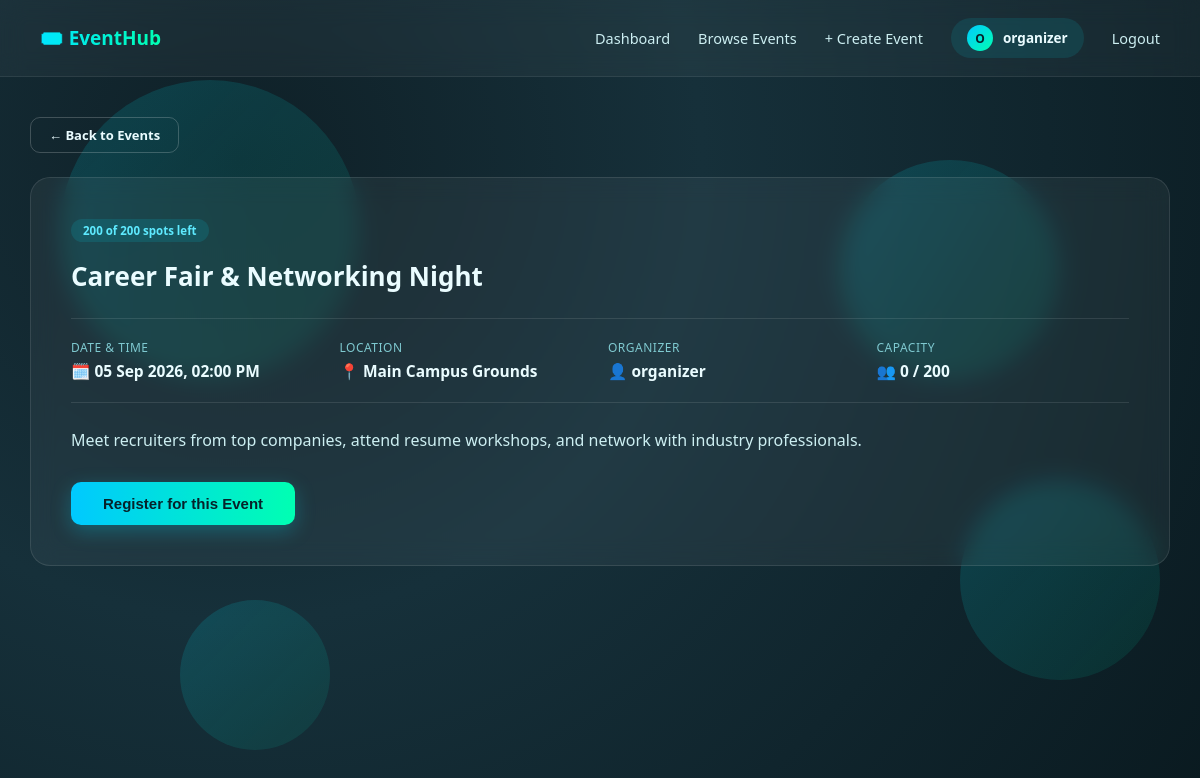
Screenshot of /events/3 (signed in) with the database file from the repository.
### tables this page shows
CREATE TABLE user (
            id INTEGER PRIMARY KEY AUTOINCREMENT,
            username TEXT UNIQUE NOT NULL,
            email TEXT UNIQUE NOT NULL,
            password_hash TEXT NOT NULL,
            is_organizer INTEGER DEFAULT 0,
            created_at TIMESTAMP DEFAULT CURRENT_TIMESTAMP
        );

CREATE TABLE event (
            id INTEGER PRIMARY KEY AUTOINCREMENT,
            title TEXT NOT NULL,
            description TEXT NOT NULL,
            location TEXT NOT NULL,
            event_date TIMESTAMP NOT NULL,
            capacity INTEGER DEFAULT 50,
            organizer_id INTEGER NOT NULL,
            created_at TIMESTAMP DEFAULT CURRENT_TIMESTAMP,
            FOREIGN KEY (organizer_id) REFERENCES user (id)
        );

### app.py (the view)
@app.route('/events/<int:event_id>')
@login_required
def event_detail(event_id):
    db = get_db()
    row = db.execute("SELECT * FROM event WHERE id = ?", (event_id,)).fetchone()
    if not row:
        flash('Event not found.', 'error')
        return redirect(url_for('events'))
    spots_left, registered_count = event_spots_left(row, db)
    organizer = db.execute("SELECT username FROM user WHERE id = ?", (row['organizer_id'],)).fetchone()
    event = {
        **dict(row),
        'spots_left': spots_left,
        'registered_count': registered_count,
        'event_date': parse_dt(row['event_date']),
        'organizer_username': organizer['username'] if organizer else 'Unknown'
    }
    is_registered = db.execute(
        "SELECT 1 FROM registration WHERE user_id = ? AND event_id = ? AND status = 'confirmed'",
        (session['user_id'], event_id)
    ).fetchone() is not None
    return render_template('event_detail.html', event=event, is_registered=is_registered)

### app.py (called while the page is built)
def get_db():
    if 'db' not in g:
        g.db = sqlite3.connect(DB_NAME)
        g.db.row_factory = sqlite3.Row
        g.db.execute("PRAGMA foreign_keys = ON")
    return g.db

def parse_dt(value):
    if isinstance(value, datetime):
        return value
    for fmt in ('%Y-%m-%d %H:%M:%S', '%Y-%m-%dT%H:%M'):
        try:
            return datetime.strptime(value, fmt)
        except ValueError:
            continue
    return None

def event_spots_left(event_row, db):
    count = db.execute(
        "SELECT COUNT(*) FROM registration WHERE event_id = ? AND status = 'confirmed'",
        (event_row['id'],)
    ).fetchone()[0]
    return max(event_row['capacity'] - count, 0), count

def login_required(f):
    @wraps(f)
    def decorated(*args, **kwargs):
        if 'user_id' not in session:
            flash('Please log in to access this page.', 'info')
            return redirect(url_for('login'))
        return f(*args, **kwargs)
    return decorated

@app.context_processor
def inject_user():
    class CurrentUser:
        is_authenticated = 'user_id' in session
        username = session.get('username')
        is_organizer = session.get('is_organizer', False)
    return {'current_user': CurrentUser()}

### templates/event_detail.html (shortened to what this page needs)
{% extends "base.html" %}
{% block content %}
<div class="page-wrapper">
    <a href="{{ url_for('events') }}" class="btn-outline" style="margin-bottom: 24px; padding: 8px 18px; font-size: 13px;">← Back to Events</a>
    <div class="detail-card">
        {% if is_registered %}
            <span class="event-badge registered">✓ You're registered</span>
        {% elif event.spots_left <= 0 %}
            <span class="event-badge full">Event Full</span>
        {% else %}
            <span class="event-badge">{{ event.spots_left }} of {{ event.capacity }} spots left</span>
        {% endif %}
        <h1 style="margin-top: 16px;">{{ event.title }}</h1>
        <div class="detail-meta-grid">
            <div class="meta-item">
                <div class="meta-label">Date & Time</div>
                <div class="meta-value">🗓️ {{ event.event_date.strftime('%d %b %Y, %I:%M %p') }}</div>
            </div>
            <div class="meta-item">
                <div class="meta-label">Location</div>
                <div class="meta-value">📍 {{ event.location }}</div>
            </div>
            <div class="meta-item">
                <div class="meta-label">Organizer</div>
                <div class="meta-value">👤 {{ event.organizer_username }}</div>
            </div>
            <div class="meta-item">
                <div class="meta-label">Capacity</div>
                <div class="meta-value">👥 {{ event.registered_count }} / {{ event.capacity }}</div>
            </div>
        </div>
        <p class="detail-description">{{ event.description }}</p>
        {% if is_registered %}
        <form method="POST" action="{{ url_for('cancel_registration', event_id=event.id) }}" class="inline-form">
            <button type="submit" class="btn-danger">Cancel Registration</button>
        </form>
        {% elif event.spots_left > 0 %}
        <form method="POST" action="{{ url_for('register_for_event', event_id=event.id) }}" class="inline-form">
            <button type="submit" class="btn-primary" style="width: auto; padding: 13px 32px;">Register for this Event</button>
        </form>
        {% else %}
        <button class="btn-outline" disabled style="opacity: 0.5; cursor: not-allowed;">Event is Full</button>
        {% endif %}
    </div>
</div>
{% endblock %}

### templates/base.html (shortened to what this page needs)
<!DOCTYPE html>
<html lang="en">
<head>
<link rel="stylesheet" href="{{ url_for('static', filename='style.css') }}">
</head>
<body>
    <div class="bg-shapes"><span></span><span></span><span></span><span></span></div>
    {% if current_user.is_authenticated %}
    <div class="navbar">
        <div class="brand">🎟️ EventHub</div>
        <nav>
            <a href="{{ url_for('dashboard') }}">Dashboard</a>
            <a href="{{ url_for('events') }}">Browse Events</a>
            {% if current_user.is_organizer %}
            <a href="{{ url_for('create_event') }}">+ Create Event</a>
            {% endif %}
            <div class="user-chip">
                <div class="avatar-circle">{{ current_user.username[0]|upper }}</div>
                {{ current_user.username }}
            </div>
            <a href="{{ url_for('logout') }}">Logout</a>
        </nav>
    </div>
    {% endif %}
    {% block content %}{% endblock %}
</body>
</html>

### static/style.css (style rules this page uses)
* { box-sizing: border-box; margin: 0; padding: 0; }
html, body { height: 100%; width: 100%; }
body { font-family: 'Segoe UI', Arial, sans-serif; color: #eafcff; min-height: 100vh; background: radial-gradient(circle at 20% 20%, #0f2027 0%, #16303a 40%, #0a1a20 100%); background-attachment: fixed; }
.bg-shapes { position: fixed; inset: 0; overflow: hidden; z-index: 0; pointer-events: none; }
.bg-shapes span { position: absolute; border-radius: 50%; background: linear-gradient(135deg, rgba(0, 229, 255, 0.15), rgba(0, 255, 178, 0.08)); animation: float 12s ease-in-out infinite; }
.bg-shapes span:nth-child(1) { width: 300px; height: 300px; top: 10%; left: 5%; animation-delay: 0s; }
.bg-shapes span:nth-child(2) { width: 200px; height: 200px; top: 60%; left: 80%; animation-delay: 3s; }
.bg-shapes span:nth-child(3) { width: 150px; height: 150px; top: 75%; left: 15%; animation-delay: 6s; }
.bg-shapes span:nth-child(4) { width: 220px; height: 220px; top: 20%; left: 70%; animation-delay: 9s; }
.btn-primary { width: 100%; padding: 13px; border: none; border-radius: 10px; background: linear-gradient(90deg, #00c9ff, #00ffb2); color: #06222a; font-weight: 700; font-size: 15px; cursor: pointer; transition: all 0.2s ease; box-shadow: 0 6px 20px rgba(0, 229, 255, 0.25); }
.navbar { position: relative; z-index: 2; display: flex; align-items: center; justify-content: space-between; padding: 18px 40px; background: rgba(255,255,255,0.04); border-bottom: 1px solid rgba(255,255,255,0.08); backdrop-filter: blur(12px); }
.navbar .brand { font-size: 19px; font-weight: 700; background: linear-gradient(90deg, #00e5ff, #00ffb2); -webkit-background-clip: text; -webkit-text-fill-color: transparent; background-clip: text; }
.navbar nav { display: flex; align-items: center; gap: 28px; }
.navbar nav a { color: #cdeff2; text-decoration: none; font-size: 14.5px; font-weight: 500; transition: color 0.2s; }
.navbar .user-chip { display: flex; align-items: center; gap: 10px; background: rgba(0, 229, 255, 0.1); padding: 7px 16px; border-radius: 30px; font-size: 13.5px; font-weight: 600; }
.avatar-circle { width: 26px; height: 26px; border-radius: 50%; background: linear-gradient(135deg, #00c9ff, #00ffb2); display: flex; align-items: center; justify-content: center; font-size: 12px; font-weight: 700; color: #06222a; }
.page-wrapper { position: relative; z-index: 1; max-width: 1200px; margin: 0 auto; padding: 40px 30px 80px; }
.event-badge { display: inline-block; padding: 4px 12px; border-radius: 20px; font-size: 11.5px; font-weight: 700; background: rgba(0, 229, 255, 0.12); color: #5eeaff; }
.detail-card { background: rgba(255,255,255,0.05); border: 1px solid rgba(255,255,255,0.1); border-radius: 20px; padding: 40px; backdrop-filter: blur(12px); }
.detail-card h1 { font-size: 26px; margin-bottom: 14px; }
.detail-meta-grid { display: grid; grid-template-columns: repeat(auto-fit, minmax(180px, 1fr)); gap: 16px; margin: 24px 0; padding: 20px 0; border-top: 1px solid rgba(255,255,255,0.1); border-bottom: 1px solid rgba(255,255,255,0.1); }
.meta-item .meta-label { font-size: 12px; color: #7fc9d0; text-transform: uppercase; letter-spacing: 0.5px; margin-bottom: 4px; }
.meta-item .meta-value { font-size: 15.5px; font-weight: 600; }
.detail-description { line-height: 1.7; color: #cdeff2; margin-bottom: 28px; }
.btn-outline { background: transparent; border: 1px solid rgba(255,255,255,0.2); color: #eafcff; padding: 13px 28px; border-radius: 10px; font-weight: 600; cursor: pointer; font-size: 14.5px; text-decoration: none; display: inline-block; }
form.inline-form { display: inline; }

### rows the page displays
user: username "organizer", organizer_username "organizer"
event: title "Career Fair & Networking Night", location "Main Campus Grounds", description "Meet recruiters from top companies, attend resume workshops, and network with industry professionals."

### other values shown
{{ current_user.username[0]|upper }} "O"
{{ event.spots_left }} "200"
{{ event.capacity }} "200"
{{ event.event_date.strftime('%d %b %Y, %I:%M %p') }} "05 Sep 2026, 02:00 PM"
{{ event.registered_count }} "0"
